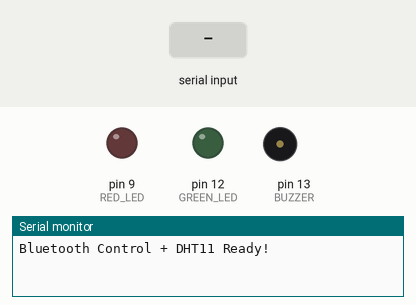
Recording of a program running on a simulated Arduino Uno, built with avr-gcc and run on an emulated ATmega328P. On the bench: output pins drawn as LEDs (lit = HIGH), buzzer (waves = sounding), the last lines printed to the serial monitor. The test bench sets the inputs (shaded band).

Above: at 1.2 s.
1.3 s: "R ON\n" received over the second serial link
At 2.5 s:
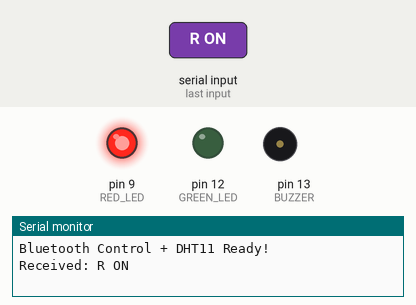
2.8 s: "G ON\n" received over the second serial link
At 3.7 s:
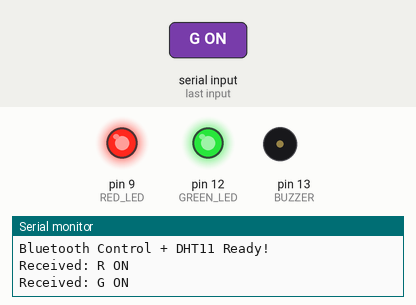
4.3 s: "R OFF\n" received over the second serial link
At 4.8 s:
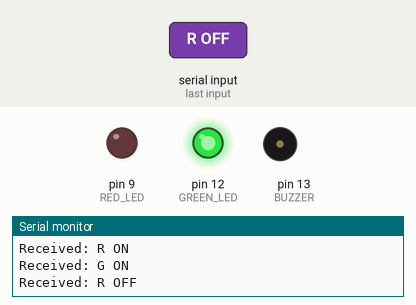
5.8 s: "BUZZ\n" received over the second serial link
At 6.06 s:
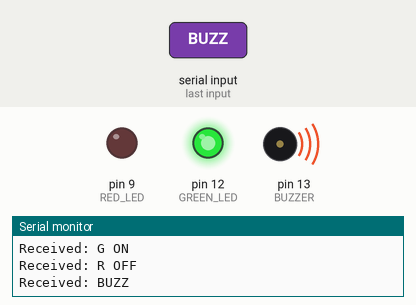
Timing chart, 0 to 8.8 s (numbered marks = the images above; inputs shaded):
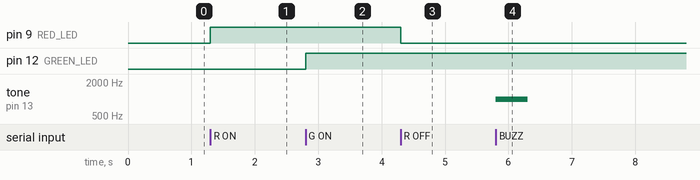

Measured:
- after the input at 1.3 s, pin 9 (RED_LED): LOW → HIGH at once
- after the input at 2.8 s, pin 12 (GREEN_LED): LOW → HIGH at once
- after the input at 4.3 s, pin 9 (RED_LED): HIGH → LOW at once
- after the input at 5.8 s, tone on pin 13 (BUZZER): silent → 1000 Hz at once, → silent 0.50 s later

The program:

main.cpp
```cpp
//  Eduardo Peinado
//  https://github.com/corneliusreed1910
//  Student number: 22073
//  TIADSM05A
//  Tuesday, October 21th, 2025
//  Subject: Applications for Internet of Things (AIoT)
//  ACT_PRJCT: Bluetooth module controlling a buzzer, two LEDs and a DHT11 temperature/humidity sensor through "Serial Bluetooth Terminal" app
//  Profe. Rocío del Carmen Martínez Luna
//  TIADSM (Tecnologías de la Información Área Desarrollo Software Multiplataforma)
//  Universidad Tecnológica Santa Catarina
//  Santa Catarina, Nuevo León, México

#include <Arduino.h>
#include <SoftwareSerial.h>
#include "DHT.h"

#define DHTPIN 8
#define DHTTYPE DHT11

#define RED_LED 9
#define GREEN_LED 12
#define BUZZER 13

SoftwareSerial BT(3, 2); // RX, TX
DHT dht(DHTPIN, DHTTYPE);

unsigned long lastBuzz = 0;
const unsigned long buzzCooldown = 3000; // 3 seconds

void setup() {
  pinMode(RED_LED, OUTPUT);
  pinMode(GREEN_LED, OUTPUT);
  pinMode(BUZZER, OUTPUT);

  digitalWrite(RED_LED, LOW);
  digitalWrite(GREEN_LED, LOW);
  digitalWrite(BUZZER, LOW);

  Serial.begin(9600);
  BT.begin(9600);
  dht.begin();

  Serial.println("Bluetooth Control + DHT11 Ready!");
  BT.println("Arduino Bluetooth Ready! Type commands:");
  BT.println("'R ON', 'R OFF', 'G ON', 'G OFF', 'BUZZ', or 'DHT'");
}

void loop() {
  if (BT.available()) {
    String command = BT.readStringUntil('\n');
    command.trim();
    command.toUpperCase();
    Serial.println("Received: " + command);

    if (command == "R ON") {
      digitalWrite(RED_LED, HIGH);
      BT.println("Red LED ON");
    }
    else if (command == "R OFF") {
      digitalWrite(RED_LED, LOW);
      BT.println("Red LED OFF");
    }
    else if (command == "G ON") {
      digitalWrite(GREEN_LED, HIGH);
      BT.println("Green LED ON");
    }
    else if (command == "G OFF") {
      digitalWrite(GREEN_LED, LOW);
      BT.println("Green LED OFF");
    }
    else if (command == "BUZZ") {
      unsigned long now = millis();
      if (now - lastBuzz >= buzzCooldown) {
        tone(BUZZER, 1000, 500); // Buzz for 0.5s
        lastBuzz = now;
        BT.println("Buzzer Activated!");
      } else {
        BT.println("Wait for cooldown!");
      }
    }
    else if (command == "DHT") {
      float h = dht.readHumidity();
      float t = dht.readTemperature();

      if (isnan(h) || isnan(t)) {
        BT.println("Sensor error!");
      } else {
        BT.print("Temp: "); BT.print(t); BT.print(" °C | Hum: "); BT.print(h); BT.println(" %");
      }
    }
    else {
      BT.println("Unknown command!");
    }
  }
}
```
